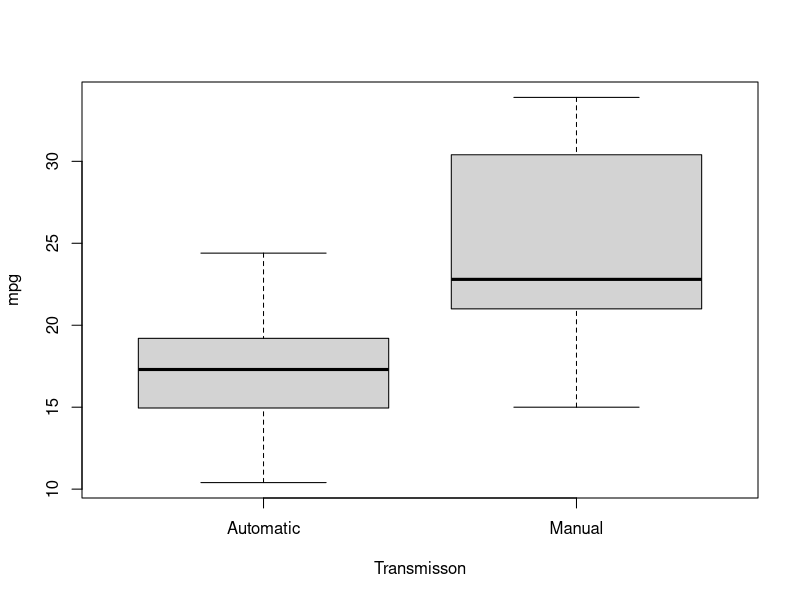
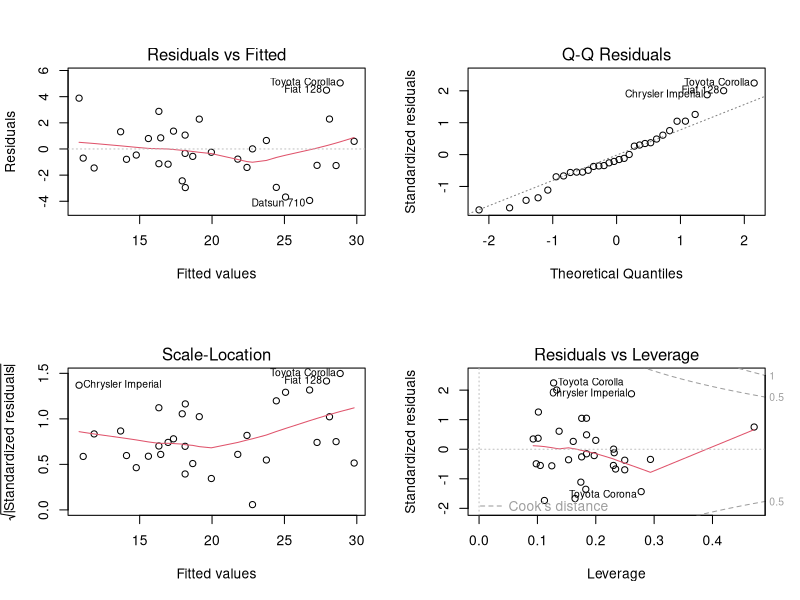

Write the R code that produced these figures, in order.
## ---- chunk 1
library (dplyr)
data (mtcars)
## ---- chunk 2
str (mtcars)
## ---- chunk 3
mtcars$cyl <- as.factor(mtcars$cyl)
mtcars$vs <- as.factor(mtcars$vs)
mtcars$gear <- as.factor(mtcars$gear)
mtcars$carb <- as.factor(mtcars$carb)
mtcars$am <- as.factor (mtcars$am)
levels (mtcars$am) <- c ("Automatic", "Manual")
## ---- chunk 4
mtcars %>% group_by (am) %>% summarise(mean_MPG = mean (mpg))
## ---- chunk 5
t.test (mtcars$mpg ~ mtcars$am)$p.value
## ---- chunk 6
fit1 <- lm (mtcars$mpg~ mtcars$am)
summary (fit1)
## ---- chunk 7
fit2 <- step(lm(mpg ~ ., data = mtcars), trace=0)
summary (fit2)
## ---- chunk 8
boxplot(mpg~am, data =mtcars, xlab = "Transmisson")
## ---- chunk 9
par (mfrow= c(2,2))
plot (fit2)
